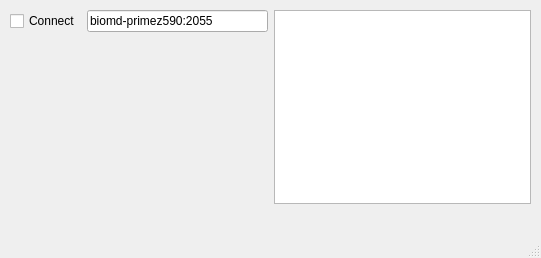
<?xml version="1.0" encoding="UTF-8"?>
<ui version="4.0">
 <class>MainWindow</class>
 <widget class="QMainWindow" name="MainWindow">
  <property name="geometry">
   <rect>
    <x>0</x>
    <y>0</y>
    <width>541</width>
    <height>258</height>
   </rect>
  </property>
  <property name="windowTitle">
   <string>MainWindow</string>
  </property>
  <widget class="QWidget" name="centralwidget">
   <widget class="QWidget" name="horizontalLayoutWidget_2">
    <property name="geometry">
     <rect>
      <x>10</x>
      <y>10</y>
      <width>521</width>
      <height>194</height>
     </rect>
    </property>
    <layout class="QHBoxLayout" name="horizontalLayout_2">
     <item>
      <layout class="QVBoxLayout" name="verticalLayout_2">
       <item>
        <layout class="QHBoxLayout" name="horizontalLayout">
         <item>
          <widget class="QCheckBox" name="connectChk">
           <property name="text">
            <string>Connect</string>
           </property>
          </widget>
         </item>
         <item>
          <widget class="QLineEdit" name="hostInput">
           <property name="text">
            <string>biomd-primez590:2055</string>
           </property>
           <property name="placeholderText">
            <string>Host:Port</string>
           </property>
          </widget>
         </item>
        </layout>
       </item>
       <item>
        <spacer name="verticalSpacer">
         <property name="orientation">
          <enum>Qt::Vertical</enum>
         </property>
         <property name="sizeHint" stdset="0">
          <size>
           <width>20</width>
           <height>40</height>
          </size>
         </property>
        </spacer>
       </item>
      </layout>
     </item>
     <item>
      <widget class="QTextBrowser" name="textBrowser"/>
     </item>
    </layout>
   </widget>
  </widget>
  <widget class="QMenuBar" name="menubar">
   <property name="geometry">
    <rect>
     <x>0</x>
     <y>0</y>
     <width>541</width>
     <height>25</height>
    </rect>
   </property>
  </widget>
  <widget class="QStatusBar" name="statusbar"/>
 </widget>
 <resources/>
 <connections/>
</ui>
